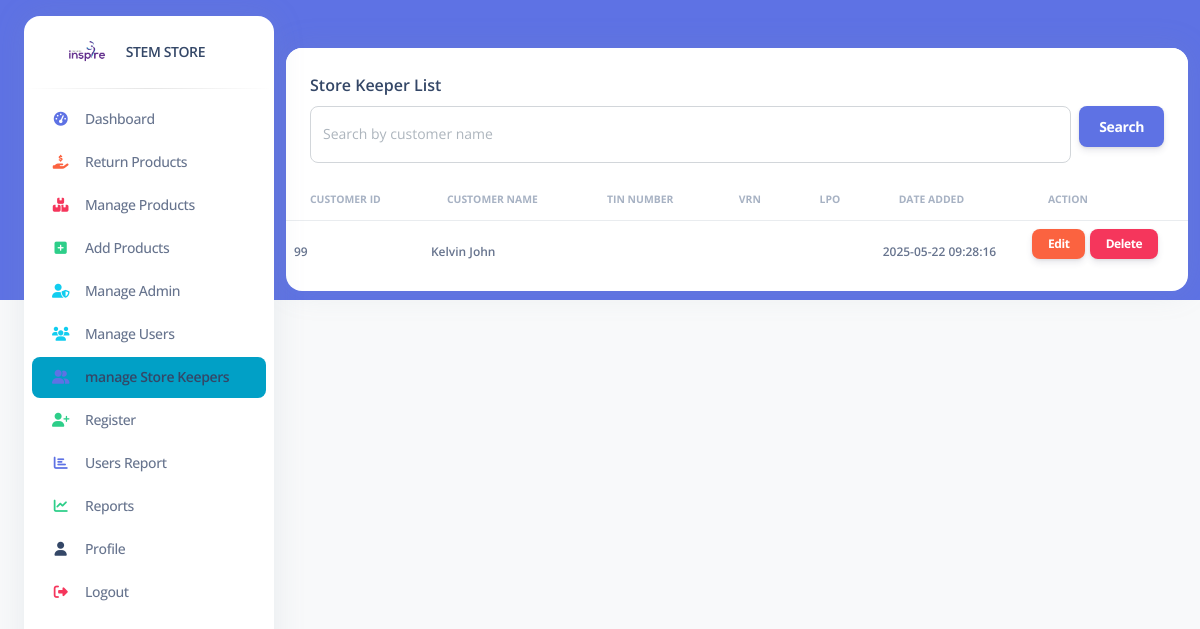
Screenshot of /pages/customers.php with the database file from the repository.
### tables this page shows
CREATE TABLE `customers` (
  `CustomerID` int(11) NOT NULL,
  `CustomerName` varchar(255) NOT NULL,
  `TINNumber` varchar(255) NOT NULL,
  `VRN` varchar(50) NOT NULL,
  `LPO` varchar(255) DEFAULT NULL,
  `Address` varchar(255) DEFAULT NULL,
  `AddedDate` datetime DEFAULT current_timestamp()
);

### pages/customers.php (the view, shortened to what this page needs)
<!DOCTYPE html>
<html lang="en">
<head>
  <link rel="stylesheet" href="https://cdnjs.cloudflare.com/ajax/libs/font-awesome/6.0.0/css/all.min.css">
  <link href="../assets/css/nucleo-icons.css" rel="stylesheet" />
  <link href="../assets/css/nucleo-svg.css" rel="stylesheet" />
  <link href="../assets/css/nucleo-svg.css" rel="stylesheet" />
  <link id="pagestyle" href="../assets/css/argon-dashboard.css?v=2.0.4" rel="stylesheet" />
</head>
<body class="g-sidenav-show   bg-gray-100">
<aside class="sidenav bg-white navbar navbar-vertical navbar-expand-xs border-0 border-radius-xl my-3 fixed-start ms-4" id="sidenav-main" style="height: 100vh; position: fixed; overflow: hidden;">
    <div class="sidenav-header">
      <a class="navbar-brand m-0" href="../index2.php" target="_blank">
        <img src="../assets/img/logo-ct-dark.png" class="navbar-brand-img h-100" alt="main_logo">
        <span class="ms-1 font-weight-bold">STEM STORE</span>
      </a>
    </div>
    <hr class="horizontal dark mt-0 mb-2">
  <div class="collapse navbar-collapse w-auto" id="sidenav-collapse-main" style="height: calc(100vh - 100px); overflow-y: auto;">
  <ul class="navbar-nav">
    <li class="nav-item">
      <a class="nav-link" href="../index2.php">
        <div class="icon icon-shape icon-sm border-radius-md text-center me-2 d-flex align-items-center justify-content-center">
          <i class="fas fa-tachometer-alt text-primary text-sm opacity-10"></i>
        </div>
        <span class="nav-link-text ms-1">Dashboard</span>
      </a>
    </li>
    <li class="nav-item">
      <a class="nav-link" href="sales.php">
        <div class="icon icon-shape icon-sm border-radius-md text-center me-2 d-flex align-items-center justify-content-center">
          <i class="fas fa-hand-holding-usd text-warning text-sm opacity-10"></i>
        </div>
        <span class="nav-link-text ms-1">Return Products</span>
      </a>
    </li>
    <li class="nav-item">
      <a class="nav-link" href="products.php">
        <div class="icon icon-shape icon-sm border-radius-md text-center me-2 d-flex align-items-center justify-content-center">
          <i class="fas fa-boxes text-danger text-sm opacity-10"></i>
        </div>
        <span class="nav-link-text ms-1">Manage Products</span>
      </a>
    </li>
    <li class="nav-item">
      <a class="nav-link" href="addproducts.php">
        <div class="icon icon-shape icon-sm border-radius-md text-center me-2 d-flex align-items-center justify-content-center">
          <i class="fas fa-plus-square text-success text-sm opacity-10"></i>
        </div>
        <span class="nav-link-text ms-1">Add Products</span>
      </a>
    </li>
    <li class="nav-item">
      <a class="nav-link" href="Manageadmin.php">
        <div class="icon icon-shape icon-sm border-radius-md text-center me-2 d-flex align-items-center justify-content-center">
          <i class="fas fa-user-shield text-info text-sm opacity-10"></i>
        </div>
        <span class="nav-link-text ms-1">Manage Admin</span>
      </a>
    </li>
    <li class="nav-item">
      <a class="nav-link" href="users.php">
        <div class="icon icon-shape icon-sm border-radius-md text-center me-2 d-flex align-items-center justify-content-center">
          <i class="fas fa-users text-info text-sm opacity-10"></i>
        </div>
        <span class="nav-link-text ms-1">Manage Users</span>
      </a>
    </li>
    <li class="nav-item">
      <a class="nav-link active" href="customers.php">
        <div class="icon icon-shape icon-sm border-radius-md text-center me-2 d-flex align-items-center justify-content-center">
          <i class="fas fa-user-friends text-primary text-sm opacity-10"></i>
        </div>
        <span class="nav-link-text ms-1">manage Store Keepers</span>
      </a>
    </li>
    <li class="nav-item">
      <a class="nav-link" href="register.html">
        <div class="icon icon-shape icon-sm border-radius-md text-center me-2 d-flex align-items-center justify-content-center">
          <i class="fas fa-user-plus text-success text-sm opacity-10"></i>
        </div>
        <span class="nav-link-text ms-1">Register</span>
      </a>
    </li>
    <li class="nav-item">
      <a class="nav-link" href="customer_report.php">
        <div class="icon icon-shape icon-sm border-radius-md text-center me-2 d-flex align-items-center justify-content-center">
          <i class="fas fa-chart-bar text-primary text-sm opacity-10"></i>
        </div>
        <span class="nav-link-text ms-1">Users Report</span>
      </a>
    </li>
    <li class="nav-item">
      <a class="nav-link" href="report.php">
        <div class="icon icon-shape icon-sm border-radius-md text-center me-2 d-flex align-items-center justify-content-center">
          <i class="fas fa-chart-line text-success text-sm opacity-10"></i>
        </div>
        <span class="nav-link-text ms-1">Reports</span>
      </a>
    </li>
    <li class="nav-item">
      <a class="nav-link" href="profile.php">
        <div class="icon icon-shape icon-sm border-radius-md text-center me-2 d-flex align-items-center justify-content-center">
          <i class="fas fa-user text-dark text-sm opacity-10"></i>
        </div>
        <span class="nav-link-text ms-1">Profile</span>
      </a>
    </li>
    <li class="nav-item">
      <a class="nav-link" href="login.php">
        <div class="icon icon-shape icon-sm border-radius-md text-center me-2 d-flex align-items-center justify-content-center">
          <i class="fas fa-sign-out-alt text-danger text-sm opacity-10"></i>
        </div>
        <span class="nav-link-text ms-1">Logout</span>
      </a>
    </li>
  </ul>
</div>
</aside>
  <main class="main-content position-relative border-radius-lg ">
    <nav class="navbar navbar-main navbar-expand-lg px-0 mx-4 shadow-none border-radius-xl " id="navbarBlur" data-scroll="false">
      <div class="container-fluid py-1 px-3">
      </div>
    </nav>
    <?php
include '../connection.php';
$searchTerm = '';
if (isset($_GET['search'])) {
    $searchTerm = $_GET['search'];
    $sql = "SELECT CustomerID, CustomerName, TINNumber, VRN, LPO, AddedDate FROM customers WHERE CustomerName LIKE ?";
    $stmt = $conn->prepare($sql);
    $searchTermWildcard = "%" . $searchTerm . "%";
    $stmt->bind_param("s", $searchTermWildcard);
} else {
    $sql = "SELECT CustomerID, CustomerName, TINNumber, VRN, LPO, AddedDate FROM customers";
    $stmt = $conn->prepare($sql);
}
$stmt->execute();
$result = $stmt->get_result();
?>
<div class="container-fluid py-4">
  <div class="row">
    <div class="col-12">
      <div class="card mb-4">
        <div class="card-header pb-0">
          <h6>Store Keeper List</h6>
          <form method="get" action="" class="d-flex mb-3">
              <input type="text" name="search" class="form-control" placeholder="Search by customer name" value="<?php echo htmlspecialchars($searchTerm); ?>">
              <button type="submit" class="btn btn-primary ms-2">Search</button>
          </form>
        </div>
        <div class="card-body px-0 pt-0 pb-2">
          <div class="table-responsive p-0">
            <table class="table align-items-center mb-0">
              <thead>
                <tr>
                  <th class="text-uppercase text-secondary text-xxs font-weight-bolder opacity-7">Customer ID</th>
                  <th class="text-uppercase text-secondary text-xxs font-weight-bolder opacity-7">Customer Name</th>
                  <th class="text-uppercase text-secondary text-xxs font-weight-bolder opacity-7">TIN Number</th>
                  <th class="text-uppercase text-secondary text-xxs font-weight-bolder opacity-7">VRN</th>
                  <th class="text-uppercase text-secondary text-xxs font-weight-bolder opacity-7">LPO</th>
                  <th class="text-uppercase text-secondary text-xxs font-weight-bolder opacity-7">Date Added</th>
                  <th class="text-uppercase text-secondary text-xxs font-weight-bolder opacity-7">Action</th>
                </tr>
              </thead>
              <tbody>
                <?php
                if ($result->num_rows > 0) {
                  while ($row = $result->fetch_assoc()) {
                    echo "<tr>";
                    echo "<td><p class='text-xs font-weight-bold mb-0'>" . htmlspecialchars($row['CustomerID']) . "</p></td>";
                    echo "<td><p class='text-xs font-weight-bold mb-0'>" . htmlspecialchars($row['CustomerName']) . "</p></td>";
                    echo "<td><p class='text-xs font-weight-bold mb-0'>" . htmlspecialchars($row['TINNumber']) . "</p></td>";
                    echo "<td><p class='text-xs font-weight-bold mb-0'>" . htmlspecialchars($row['VRN']) . "</p></td>";
                    echo "<td><p class='text-xs font-weight-bold mb-0'>" . htmlspecialchars($row['LPO']) . "</p></td>";
                    echo "<td><p class='text-xs font-weight-bold mb-0'>" . htmlspecialchars($row['AddedDate']) . "</p></td>";
                    echo "<td class='align-middle'>
                            <a href='edit_customer.php?id=" . htmlspecialchars($row['CustomerID']) . "' class='btn btn-xs btn-warning'>Edit</a>
                            <a href='delete_customer.php?id=" . htmlspecialchars($row['CustomerID']) . "' class='btn btn-xs btn-danger' onclick='return confirm(\"Are you sure you want to delete this customer?\");'>Delete</a>
                          </td>";
                    echo "</tr>";
                  }
                } else {
                  echo "<tr><td colspan='7' class='text-center'>No customers found</td></tr>";
                }
                ?>
              </tbody>
            </table>
          </div>
        </div>
      </div>
    </div>
  </div>
</div>
  </main>
</body>
</html>

### assets/css/nucleo-svg.css (style rules this page uses)
.icon { display: inline-block; color: #111111; height: 1em; width: 1em; }
.icon-sm { height: 0.8em; width: 0.8em; }
.icon { fill: currentColor; stroke: none; }

### rows the page displays
customers: CustomerID "99", CustomerName "Kelvin John", AddedDate "2025-05-22 09:28:16"
